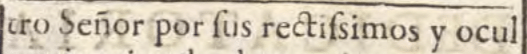
#> input picture Dataset/test_images/Page_1/L_1.png, 527 x 54 px, found by its file name; its folder holds only this picture in this run
$ jupyter execute --allow-errors large-spanish-trocr-enhanced.ipynb   (shell and % lines are left out)
#> lines starting #> are read from the running program, lines starting #| are printed output that depends on the picture; after the words box and inside, x2 and y2 are one past the last pixel; in counts of white or black regions, pixels touching at a corner belong together
[cell 1]
# This Python 3 environment comes with many helpful analytics libraries installed
# It is defined by the kaggle/python Docker image: https://github.com/kaggle/docker-python
# For example, here's several helpful packages to load

import numpy as np # linear algebra
import pandas as pd # data processing, CSV file I/O (e.g. pd.read_csv)

[cell 2]
from PIL import Image, ImageFilter, ImageEnhance

[cell 3]
import os
import re


# Define base and output directories
base_dir = '/kaggle/input/ai-of-god-3/Public_data/test_images'
output_folder = '/kaggle/working/test_images'

# Create the output folder if it doesn't exist
os.makedirs(output_folder, exist_ok=True)

def natural_sort_key(s):
    return [int(text) if text.isdigit() else text for text in re.split(r'(\d+)', s)]

# Iterate through each folder and process the images
for folder in sorted(os.listdir(base_dir)):
    folder_path = os.path.join(base_dir, folder)
    page_number = folder

    if os.path.isdir(folder_path):
        for image_file in sorted(os.listdir(folder_path), key=natural_sort_key):
            if image_file.endswith('.png'):
                image_path = os.path.join(folder_path, image_file)
                line_number = image_file.split('_')[-1].split('.')[0]

                # Define the output path for the processed image
                page_folder = os.path.join(output_folder, page_number)
                os.makedirs(page_folder, exist_ok=True)  # Create the page folder if it doesn't exist
                formatted_image_id = f'L_{line_number}.png'
                new_path = os.path.join(page_folder, formatted_image_id)

                # Open and process the image
                image = Image.open(image_path)
#> image is the input picture: PIL image 527x54 RGBA; mean R, G, B, A 207.9, 197.1, 178.2, 255

                # Convert the image to grayscale
                gray_image = image.convert('L')
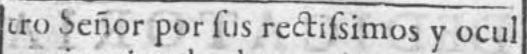
#> gray_image: PIL image 527x54 L; min 56, max 246, mean 198.2

                # Apply gentle sharpening
                sharpen_filter = ImageFilter.Kernel(
                    size=(3, 3),
                    kernel=[0, -1, 0, -1, 10, -1, 0, -1, 0],  # more gentle sharpening
                    scale=None,
                    offset=0
                )
                sharpened_image = gray_image.filter(sharpen_filter)

                # Denoising (optional: fine-tune the filter size)
                denoised_image = sharpened_image.filter(ImageFilter.MedianFilter(size=3))

                # Apply adaptive thresholding (to handle different lighting around text)
                binary_image = denoised_image.point(lambda p: 255 if p > 150 else 0)  # Adjust threshold dynamically
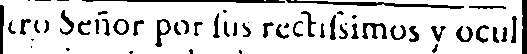
#> binary_image: PIL image 527x54 L; 84.4% white; 57 black regions (15 under 20 px), largest, box (x1, y1, x2, y2) and area: (286, 0, 464, 9) 511, (82, 0, 285, 3) 409, (522, 0, 527, 54) 265

                # Save the processed image to the new path
                binary_image.save(new_path)
#> pass 2 of the loop `for folder in sorted(os.listdir(base_dir)):`:
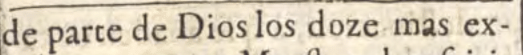
#> input picture Dataset/test_images/Page_2/L_1.png, 523 x 55 px, found by its file name
#> image is the input picture: PIL image 523x55 RGBA; mean R, G, B, A 213.3, 202.1, 181.9, 255
#> `gray_image = image.convert('L')`:
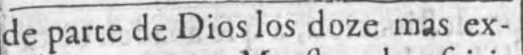
#> gray_image: PIL image 523x55 L; min 42, max 250, mean 203.1
#> sharpened_image: PIL image 523x55 L
#> denoised_image: PIL image 523x55 L
#> `binary_image = denoised_image.point(lambda p: 255 if p > 150 else 0)`:
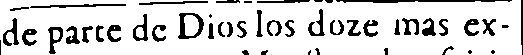
#> binary_image: PIL image 523x55 L; 84.4% white; 48 black regions (8 under 20 px), largest, box (x1, y1, x2, y2) and area: (336, 0, 512, 3) 351, (178, 13, 204, 39) 284, (30, 4, 126, 8) 207

print("Image processing completed successfully!")
